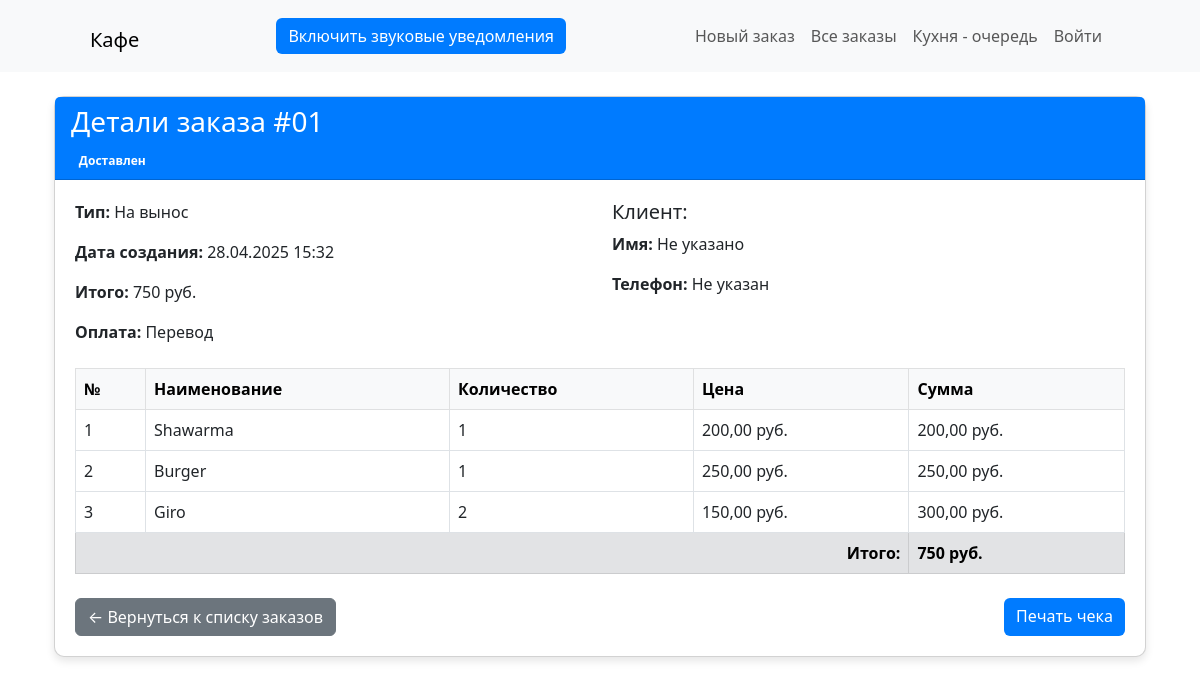
Screenshot of /orders/order/321/ with the database file from the repository.
### orders/models.py (models this page shows, shortened)
class Order(models.Model):
    STATUS_CHOICES = (
        ("cancelled", "Отменен"),
        ("pending", "В ожидании"),
        ("done", "Готов"),
        ("delivered", "Доставлен"),
    )
    ORDER_TYPE_CHOICES = [
        ("dine_in", "В зале"),
        ("takeaway", "На вынос"),
        ("delivery", "Доставка"),
    ]
    PAYMENT_TYPE_CHOICES = (
        ("cash", "Наличный"),
        ("online", "Перевод"),
    )
    order_number = models.CharField(verbose_name="№ Заказа", max_length=10, unique=True, editable=False)
    created_at = models.DateTimeField(verbose_name="Дата", auto_now_add=True)
    status = models.CharField(verbose_name="Статус", max_length=10, choices=STATUS_CHOICES, default="pending")
    order_type = models.CharField(verbose_name="Тип",
        max_length=10,
        choices=ORDER_TYPE_CHOICES,
        default="dine_in",
        blank=True,
        null=True,
    )
    payment_type = models.CharField(verbose_name="Оплата",choices=PAYMENT_TYPE_CHOICES,max_length=15, default="cash" )
    phone_number = models.CharField(verbose_name="Телефон", max_length=15, null=True, blank=True)  # Unique phone number
    name = models.CharField(verbose_name="Имя", max_length=100, null=True, blank=True)  # Optional name
    address = models.CharField(verbose_name="Адрес", max_length=300,null=True, blank=True)  # Optional address
    total_sum = models.PositiveSmallIntegerField(verbose_name="Итого", default=0)
    class Meta:
        verbose_name = 'Заказ'
        verbose_name_plural = 'Заказы'

class OrderItem(models.Model):
    order = models.ForeignKey(Order, related_name="items", on_delete=models.CASCADE)
    menu_item = models.ForeignKey(MenuItem, on_delete=models.CASCADE)
    quantity = models.PositiveIntegerField(verbose_name="Количество",default=1)
    class Meta:
        verbose_name = 'Список заказанных блюд'
        verbose_name_plural = 'Список заказанных блюд'

class MenuItem(models.Model):
    name = models.CharField(verbose_name="Название блюда", max_length=100)
    price = models.DecimalField(verbose_name="Цена",max_digits=6, decimal_places=2)
    category = models.ForeignKey(
        Category,
        related_name="menu_items",
        verbose_name="Категория",
        on_delete=models.CASCADE,
        null=True,
        blank=True,
    )
    class Meta:
        verbose_name = 'Меню'
        verbose_name_plural = 'Меню'

### orders/views.py (the view)
# urls.py: path('order/<int:order_id>/', views.order_detail, name='order_detail'),
def order_detail(request, order_id):
    order = get_object_or_404(
        Order.objects.prefetch_related("items__menu_item"), id=order_id
    )
    return render(request, "orders/order_detail.html", {"order": order})

### orders/templatetags/custom_filters.py (called while the page is built)
@register.filter
def mul(value, arg):
    return value * arg

### templates/orders/order_detail.html (shortened to what this page needs)
{% extends 'main/base.html' %}
{% load custom_filters %}
{% block content %}
<div class="container mt-4">
    <div class="card">
        <div class="card-header">
            <h3>Детали заказа #{{ order.order_number|slice:"12:" }}</h3>
            <span class="badge {{ order.get_status_color }}">
                {{ order.get_status_display }}
            </span>
        </div>
        <div class="card-body">
            <div class="row mb-4">
                <div class="col-md-6">
                    <p><strong>Тип:</strong> {{ order.get_order_type_display }}</p>
                    <p><strong>Дата создания:</strong> {{ order.created_at|date:"d.m.Y H:i" }}</p>
                    <p><strong>Итого:</strong> {{ order.total_sum }} руб.</p>
                    <strong>Оплата:</strong> {{ order.get_payment_type_display }}
                </div>
                {% if order.order_type == "delivery" or order.order_type == "takeaway" %}
                <div class="col-md-6">
                    <h5>Клиент:</h5>
                    <p><strong>Имя:</strong> {{ order.name|default:"Не указано" }}</p>
                    <p><strong>Телефон:</strong> {{ order.phone_number|default:"Не указан" }}</p>
                </div>
                {% endif %}
            </div>
            <table class="table table-bordered">
                <thead class="table-light">
                    <tr>
                        <th>№</th>
                        <th>Наименование</th>
                        <th>Количество</th>
                        <th>Цена</th>
                        <th>Сумма</th>
                    </tr>
                </thead>
                <tbody>
                    {% for item in order.items.all %}
                    <tr>
                        <td>{{ forloop.counter }}</td>
                        <td>{{ item.menu_item.name }}</td>
                        <td>{{ item.quantity }}</td>
                        <td>{{ item.menu_item.price }} руб.</td>
                        <td>{{ item.menu_item.price|mul:item.quantity }} руб.</td>
                    </tr>
                    {% endfor %}
                    <tr class="table-secondary">
                        <td colspan="4" class="text-end"><strong>Итого:</strong></td>
                        <td><strong>{{ order.total_sum }} руб.</strong></td>
                    </tr>
                </tbody>
            </table>
            <div class="d-flex justify-content-between mt-4">
                <a href="{% url 'all_orders' %}" class="btn btn-secondary">
                    ← Вернуться к списку заказов
                </a>
                <a href="{% url 'order_pdf' order.id %}" class="btn btn-primary" target="_blank">
                     Печать чека
                </a>
            </div>
        </div>
    </div>
</div>
{% endblock %}

### templates/main/base.html (style rules this page uses)
.card { max-width: 1200px; margin: 0 auto; border-radius: 10px; box-shadow: 0 4px 8px rgba(0, 0, 0, 0.1); }
.card-body { flex: 1; padding: 20px; }
.row { margin-bottom: 20px; }
.card-header { background-color: #007bff; color: white; border-radius: 10px 10px 0 0; }
.btn-primary { background-color: #007bff; border: none; }

### rows the page displays
Order: order_number "01", status "Доставлен", order_type "На вынос", created_at "28.04.2025 15:32", total_sum "750", payment_type "Перевод", name "Не указано", phone_number "Не указан"
OrderItem: menu_item.name "Shawarma", quantity "1", menu_item.price "200,00", menu_item.price|mul "200,00"
OrderItem: menu_item.name "Burger", quantity "1", menu_item.price "250,00", menu_item.price|mul "250,00"
OrderItem: menu_item.name "Giro", quantity "2", menu_item.price "150,00", menu_item.price|mul "300,00"
